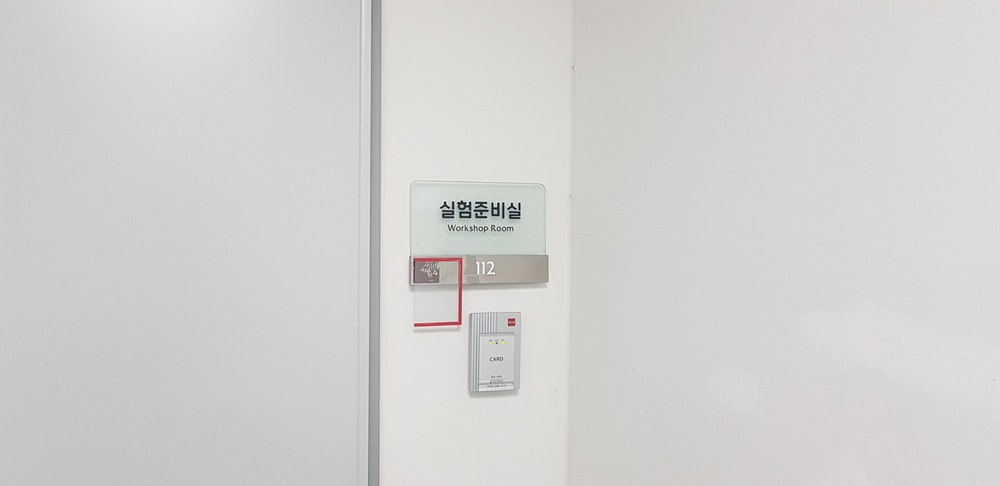
#> input picture 4. Optical Character Recognition for Localization/test.jpg, 1000 x 486 px, shrunk from 4032 x 1960 before the run
$ python dehaze.py --input '../4. Optical Character Recognition for Localization/test.jpg'   (older library calls are emulated)
#> lines starting #> are read from the running program, lines starting #| are printed output that depends on the picture
# -*- coding: utf-8 -*-
import cv2
import numpy as np
import argparse


def dark_channel(img, size = 15):
    r, g, b = cv2.split(img)
    min_img = cv2.min(r, cv2.min(g, b))
    kernel = cv2.getStructuringElement(cv2.MORPH_RECT, (size, size))
    dc_img = cv2.erode(min_img,kernel)
    return dc_img


def get_atmo(img, percent = 0.001):
    mean_perpix = np.mean(img, axis = 2).reshape(-1)
    mean_topper = mean_perpix[:int(img.shape[0] * img.shape[1] * percent)]
    return np.mean(mean_topper)


def get_trans(img, atom, w = 0.95):
    x = img / atom
    t = 1 - w * dark_channel(x, 15)
    return t


def guided_filter(p, i, r, e):
    """
    :param p: input image
    :param i: guidance image
    :param r: radius
    :param e: regularization
    :return: filtering output q
    """
    #1
    mean_I = cv2.boxFilter(i, cv2.CV_64F, (r, r))
    mean_p = cv2.boxFilter(p, cv2.CV_64F, (r, r))
    corr_I = cv2.boxFilter(i * i, cv2.CV_64F, (r, r))
    corr_Ip = cv2.boxFilter(i * p, cv2.CV_64F, (r, r))
    #2
    var_I = corr_I - mean_I * mean_I
    cov_Ip = corr_Ip - mean_I * mean_p
    #3
    a = cov_Ip / (var_I + e)
    b = mean_p - a * mean_I
    #4
    mean_a = cv2.boxFilter(a, cv2.CV_64F, (r, r))
    mean_b = cv2.boxFilter(b, cv2.CV_64F, (r, r))
    #5
    q = mean_a * i + mean_b
    return q


def dehaze(path, output = None):
    im = cv2.imread(path)
#> im is the input picture: shape (486, 1000, 3); mean B, G, R 208, 209.4, 210.7
    img = im.astype('float64') / 255
    img_gray = cv2.cvtColor(im, cv2.COLOR_BGR2GRAY).astype('float64') / 255

    atom = get_atmo(img)
#> in get_atmo, `mean_topper = mean_perpix[:int(img.shape[0] * img.shape[1] * percent)]`: mean_topper = 486 values, max 0.89 at index 157, min 0.525 at index 372, mean 0.837
#> atom = 0.837
    trans = get_trans(img, atom)
    trans_guided = guided_filter(trans, img_gray, 20, 0.0001)
#> in guided_filter, `corr_I = cv2.boxFilter(i * i, cv2.CV_64F, (r, r))`:
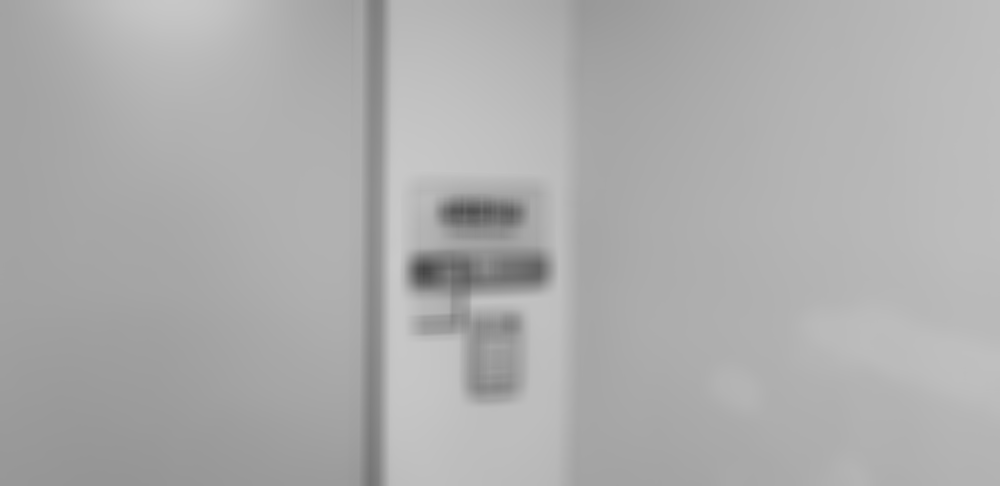
#> corr_I: shape (486, 1000) float64; min 0.271, max 0.792, mean 0.678
#> in guided_filter, `a = cov_Ip / (var_I + e)`:
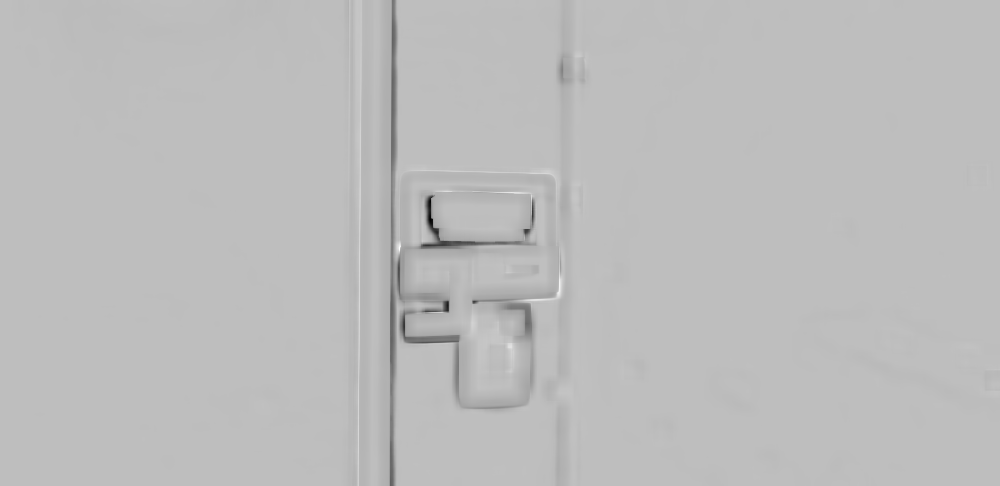
#> a: shape (486, 1000) float64; min -12.38, max 4.18, mean -0.132; drawn with min black and max white
#> in guided_filter, `b = mean_p - a * mean_I`:
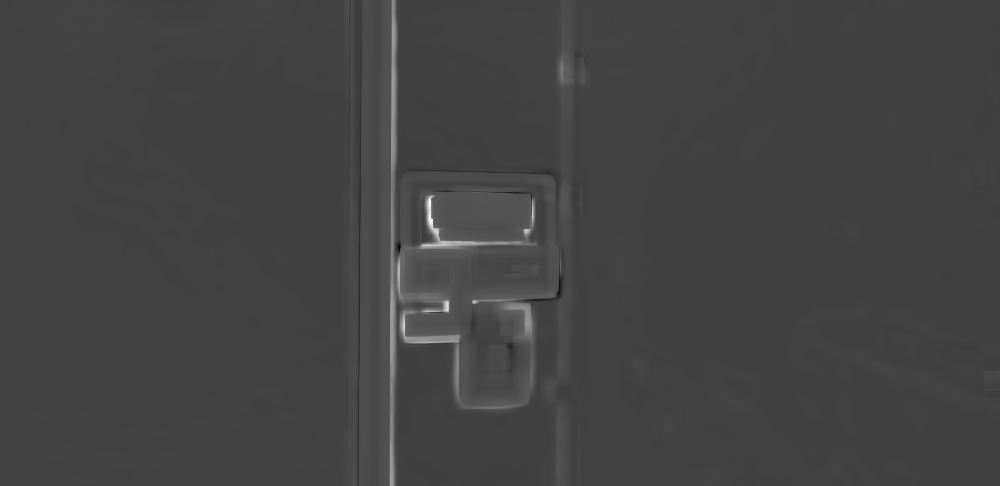
#> b: shape (486, 1000) float64; min -3.58, max 10.62, mean 0.214; drawn with min black and max white
#> in guided_filter, `mean_a = cv2.boxFilter(a, cv2.CV_64F, (r, r))`:
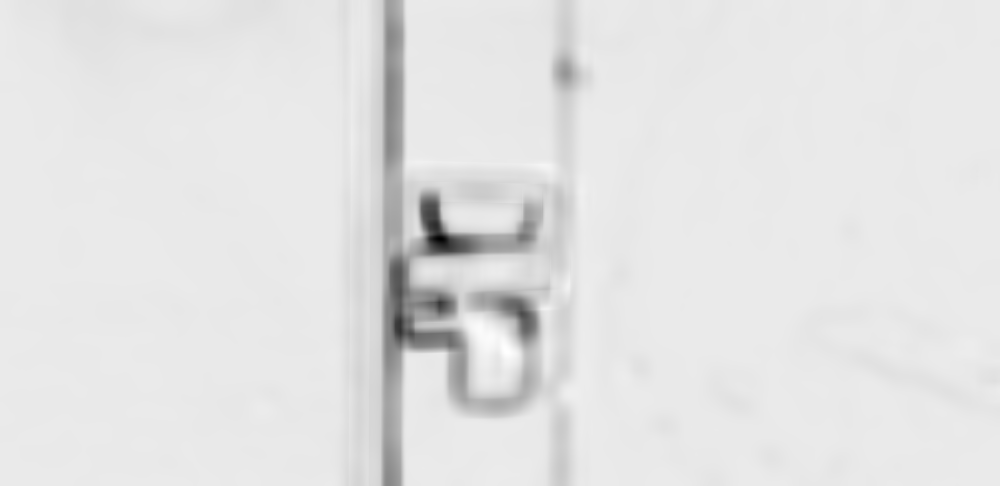
#> mean_a: shape (486, 1000) float64; min -4.38, max 0.383, mean -0.132; drawn with min black and max white
    trans_guided = cv2.max(trans_guided, 0.25)
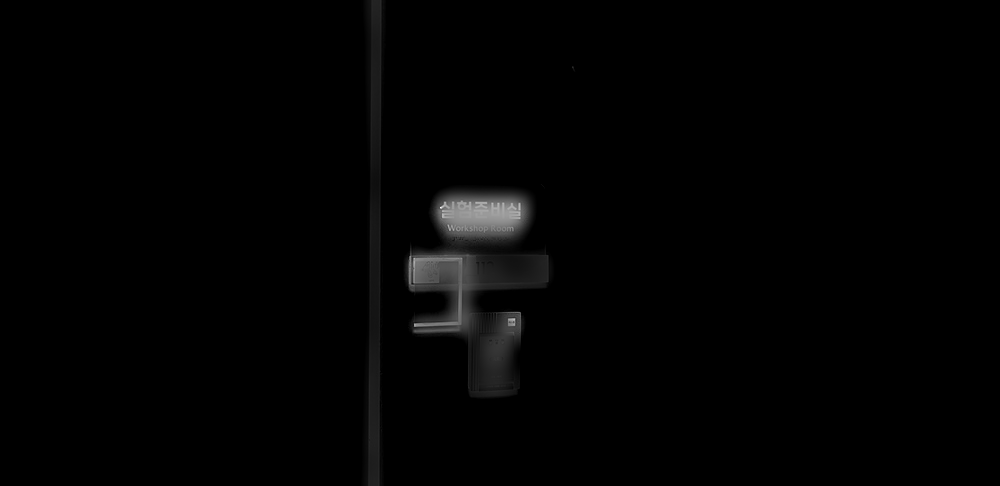
#> trans_guided: shape (486, 1000) float64; min 0.25, max 1.4, mean 0.262; drawn with min black and max white

    result = np.empty_like(img)
    for i in range(3):
        result[:, :, i] = (img[:, :, i] - atom) / trans_guided + atom
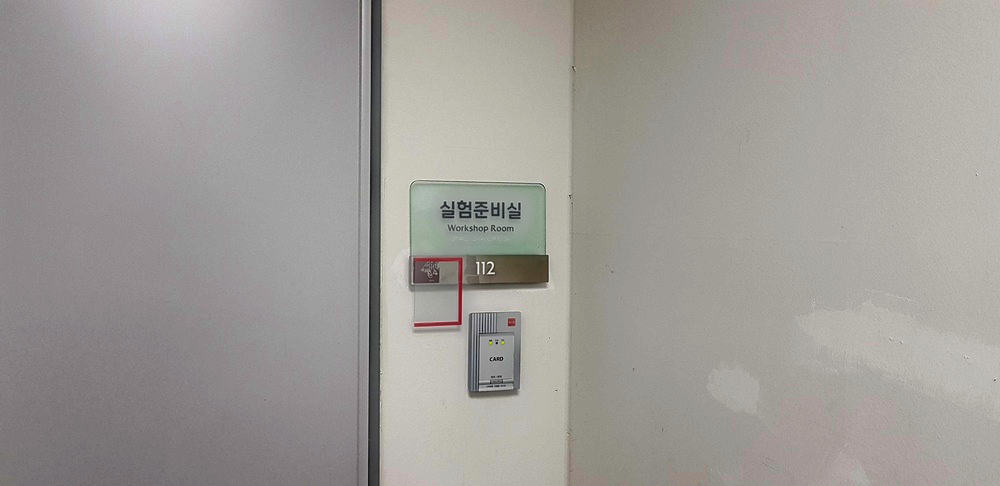
#> result: shape (486, 1000, 3) float64; mean B, G, R 0.766, 0.786, 0.805; drawn with min black and max white

    cv2.imshow("source",img)
    cv2.imshow("result", result)
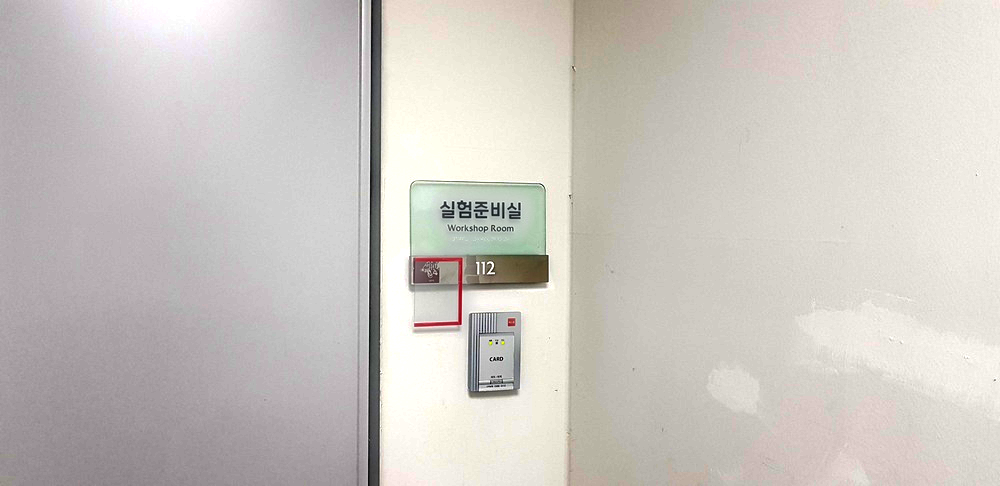
#> window 'result': shape (486, 1000, 3); mean B, G, R 194.5, 199.6, 204.5
    cv2.waitKey()
    if output is not None:
        cv2.imwrite(output, result * 255)


parser = argparse.ArgumentParser()
parser.add_argument('-i', '--input')
parser.add_argument('-o', '--output')
args = parser.parse_args()


if __name__ == '__main__':
    if args.input is None:
        dehaze('test.jpg')
    else:
        dehaze(args.input, args.output)
